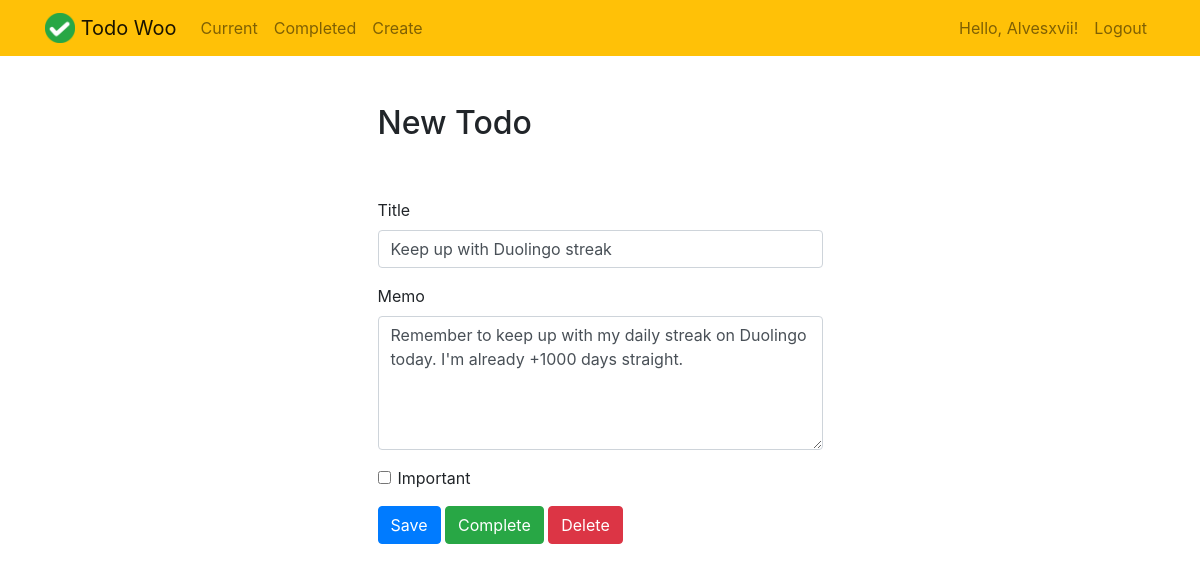
The page /todo/6 (signed in) on the database its author committed.
### todo/models.py (models this page shows, shortened)
class Todo(models.Model):
    title = models.CharField(max_length=100)
    memo = models.TextField(blank=True)
    created = models.DateTimeField(auto_now_add=True)
    datecompleted = models.DateTimeField(null=True, blank=True)
    important = models.BooleanField(default=False)
    user = models.ForeignKey(User, on_delete=models.CASCADE)

### todo/views.py (the view, shortened to what this page needs)
# urls.py: path('todo/<int:todo_pk>', views.viewtodo, name='viewtodo'),
@login_required
def viewtodo(request, todo_pk):
    todo = get_object_or_404(Todo, pk=todo_pk, user=request.user)
    if request.method == 'GET':
        form = TodoForm(instance=todo)
        return render(request, 'todo/viewtodo.html', {'todo': todo, 'form': form})

### todo/forms.py
class TodoForm(ModelForm):
    class Meta:
        model = Todo
        fields = ['title', 'memo', 'important']

### todo/templates/todo/viewtodo.html (shortened to what this page needs)
{% extends 'todo/base.html' %}
{% block content %}
<div class="row justify-content-center mt-5">
        <div class="col-md-5">
            <h2>New Todo</h2>
        </div>
    </div>
    <div class="row justify-content-center mt-5">
        <div class="col-md-5">
            <form method="POST">
                <div class="form-group">
                    <label for="title">Title</label>
                    <input type="text" name="title" class="form-control" id="title" value="{{ todo.title }}" required>
                </div>
                <div class="form-group">
                    <label for="memo">Memo</label>
                    <textarea name="memo" rows="5" class="form-control" id="memo" >{{ todo.memo }}</textarea>
                </div>
                <div class="form-group form-check">
                    <input type="checkbox" name="important" class="form-check-input" id="important" {% if todo.important %}checked{% endif %}>
                    <label class="form-check-label" for="important">Important</label>
                </div>
                <button type="submit" class="btn btn-primary">Save</button>
                <button type="button" class="btn btn-success" onclick="$('#complete').click()">Complete</button>
                <button type="button" class="btn btn-danger" onclick="$('#delete').click()">Delete</button>
            </form>
        </div>
    </div>
{% endblock %}

### todo/templates/todo/base.html (shortened to what this page needs)
<!doctype html>
{% load static %}
<html lang="en">
<head>
    <link rel="stylesheet" href="https://stackpath.bootstrapcdn.com/bootstrap/4.4.1/css/bootstrap.min.css">
</head>
<body>
<nav class="navbar navbar-expand-md navbar-light bg-warning">
<div class="container">
    <a class="navbar-brand" href="{% url 'home' %}">
         <img src="{% static 'todo/logo.png' %}" width="30" height="30" class="d-inline-block align-top">
        <span>Todo Woo</span>
    </a>
    <div class="collapse navbar-collapse" id="navbarNav">
    {% if user.is_authenticated %}
        <ul class="navbar-nav mr-auto">
                <li class="nav-item {{ current }}">
                    <a class="nav-link" href="{% url 'currenttodos' %}">Current</a>
                </li>
                <li class="nav-item {{ completed }}">
                    <a class="nav-link" href="{% url 'completedtodos' %}">Completed</a>
                </li>
                <li class="nav-item {{ create }}">
                    <a class="nav-link" href="{% url 'createtodo' %}">Create</a>
                </li>
        </ul>
    {% endif %}
    <ul class="navbar-nav ml-auto">
            {% if user.is_authenticated %}
                <li class="nav-item">
                    <a href="#" class="nav-link">Hello, {{ user.username }}!</a>
                </li>
                <li class="nav-item">
                    <a href="#" onclick="$('#signOutBtn').click()" class="nav-link">Logout</a>
                </li>
            {% endif %}
        </ul>
    </div>
</div>
</nav>
<div class="container">
{% block content %}{% endblock %}
</div>
</body>
</html>

### rows shown on the page
Todo: title "Keep up with Duolingo streak", memo "Remember to keep up with my daily streak on Duolingo today. I'm already +1000 days straight."

### other values the page prints
{{ user.username }} "Alvesxvii"
